Frame 1 (no input): blank canvas, image omitted
Frame 60 (the mouse pressed at the canvas centre just before this capture): blank canvas, image omitted
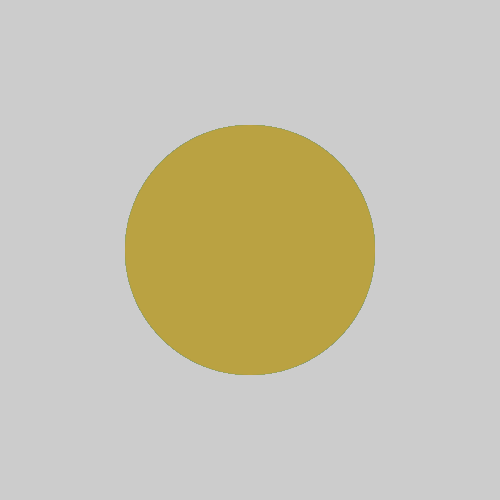
Frame 120 (the mouse held since frame 60 and released just before this capture)

The Processing sketch whose frames 1 and 60 were blank and that drew this single picture after the mouse press (run headless with seeded random() and noise(); from frame 60 on, the mouse is pressed at the canvas centre):

// Processing sketch: processing_79816
// ── processing_79816.pde

void setup () {
  size(500,500);
  noStroke();
  smooth();
}

void draw(){
  float x = mouseX;
  float y = mouseY;
  float x1= random(500);
  float y1=random(500);
  float xi = x1-x;
  float yi = y1 - y;
  fill (random (255) , random (255 ) , random(255));
  ellipse(250 , 250 , x , y );
}
